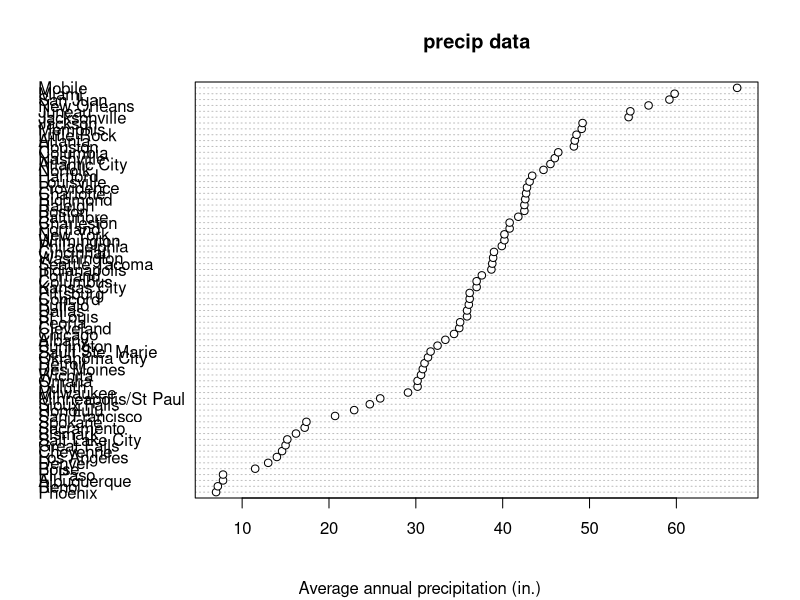

The R script that drew this image:
require(graphics)
dotchart(precip[order(precip)], main = "precip data")
title(sub = "Average annual precipitation (in.)")
mean(precip)
which.max(precip)
which.min(precip)
precip['Phoenix']
precip['Albany']
state.abb
